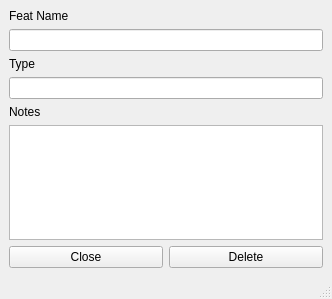
<?xml version="1.0" encoding="UTF-8"?>
<ui version="4.0">
 <class>FeatEdit</class>
 <widget class="QMainWindow" name="FeatEdit">
  <property name="geometry">
   <rect>
    <x>0</x>
    <y>0</y>
    <width>332</width>
    <height>299</height>
   </rect>
  </property>
  <property name="windowTitle">
   <string>MainWindow</string>
  </property>
  <widget class="QWidget" name="centralwidget">
   <layout class="QGridLayout" name="gridLayout">
    <item row="6" column="0">
     <widget class="QPushButton" name="closeButton">
      <property name="text">
       <string>Close</string>
      </property>
     </widget>
    </item>
    <item row="6" column="1">
     <widget class="QPushButton" name="deleteButton">
      <property name="text">
       <string>Delete</string>
      </property>
     </widget>
    </item>
    <item row="5" column="0" colspan="2">
     <widget class="QPlainTextEdit" name="notes"/>
    </item>
    <item row="3" column="0" colspan="2">
     <widget class="QLineEdit" name="type"/>
    </item>
    <item row="1" column="0" colspan="2">
     <widget class="QLineEdit" name="name"/>
    </item>
    <item row="2" column="0" colspan="2">
     <widget class="QLabel" name="label_2">
      <property name="text">
       <string>Type</string>
      </property>
     </widget>
    </item>
    <item row="4" column="0" colspan="2">
     <widget class="QLabel" name="label_3">
      <property name="text">
       <string>Notes</string>
      </property>
     </widget>
    </item>
    <item row="0" column="0" colspan="2">
     <widget class="QLabel" name="label">
      <property name="text">
       <string>Feat Name</string>
      </property>
     </widget>
    </item>
   </layout>
  </widget>
  <widget class="QMenuBar" name="menubar">
   <property name="geometry">
    <rect>
     <x>0</x>
     <y>0</y>
     <width>332</width>
     <height>21</height>
    </rect>
   </property>
  </widget>
  <widget class="QStatusBar" name="statusbar"/>
 </widget>
 <resources/>
 <connections/>
</ui>
